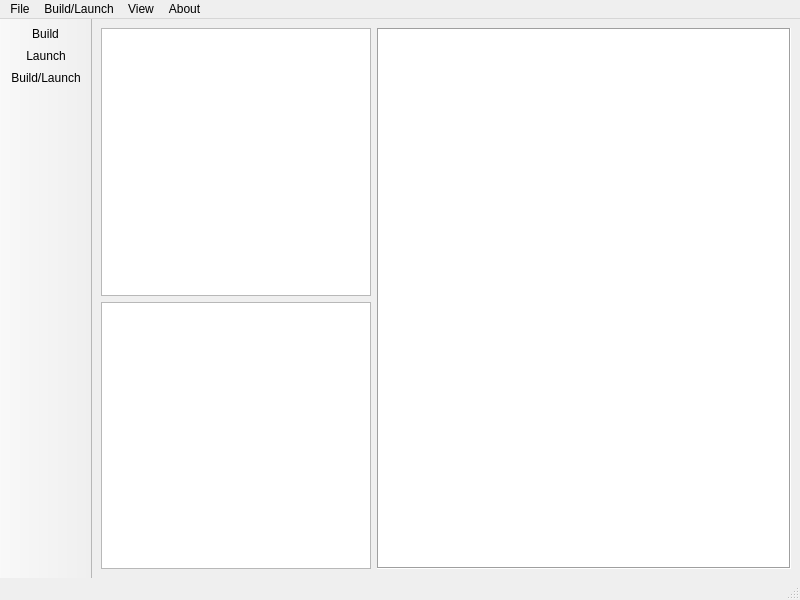
<?xml version="1.0" encoding="UTF-8"?>
<ui version="4.0">
 <class>MainWindow</class>
 <widget class="QMainWindow" name="MainWindow">
  <property name="geometry">
   <rect>
    <x>0</x>
    <y>0</y>
    <width>800</width>
    <height>600</height>
   </rect>
  </property>
  <property name="windowTitle">
   <string>MainWindow</string>
  </property>
  <widget class="QWidget" name="centralwidget">
   <layout class="QHBoxLayout" name="horizontalLayout">
    <item>
     <layout class="QVBoxLayout" name="verticalLayout">
      <property name="sizeConstraint">
       <enum>QLayout::SetDefaultConstraint</enum>
      </property>
      <item>
       <widget class="QTreeView" name="filesView">
        <property name="maximumSize">
         <size>
          <width>270</width>
          <height>16777215</height>
         </size>
        </property>
       </widget>
      </item>
      <item>
       <widget class="QListView" name="listView">
        <property name="maximumSize">
         <size>
          <width>270</width>
          <height>16777215</height>
         </size>
        </property>
       </widget>
      </item>
     </layout>
    </item>
    <item>
     <layout class="QVBoxLayout" name="verticalLayout_2">
      <item>
       <widget class="QTextEdit" name="codeEditor">
        <property name="font">
         <font>
          <pointsize>12</pointsize>
         </font>
        </property>
        <property name="frameShape">
         <enum>QFrame::Box</enum>
        </property>
       </widget>
      </item>
     </layout>
    </item>
   </layout>
  </widget>
  <widget class="QMenuBar" name="menubar">
   <property name="geometry">
    <rect>
     <x>0</x>
     <y>0</y>
     <width>800</width>
     <height>22</height>
    </rect>
   </property>
   <widget class="QMenu" name="menuFile">
    <property name="title">
     <string>File</string>
    </property>
    <addaction name="actionNew_file"/>
    <addaction name="actionOpen_file"/>
    <addaction name="actionOpen_folder"/>
    <addaction name="actionSave_file"/>
    <addaction name="actionSave_file_as"/>
    <addaction name="separator"/>
    <addaction name="actionQuit"/>
   </widget>
   <widget class="QMenu" name="menuBuild_Launch">
    <property name="title">
     <string>Build/Launch</string>
    </property>
    <addaction name="actionBuild"/>
    <addaction name="actionLaunch"/>
    <addaction name="actionBuild_and_launch"/>
   </widget>
   <widget class="QMenu" name="menuAbout">
    <property name="title">
     <string>About</string>
    </property>
    <addaction name="actionAbout"/>
    <addaction name="actionAbout_Qt"/>
   </widget>
   <widget class="QMenu" name="menuView">
    <property name="title">
     <string>View</string>
    </property>
    <addaction name="actionFiles_views"/>
   </widget>
   <addaction name="menuFile"/>
   <addaction name="menuBuild_Launch"/>
   <addaction name="menuView"/>
   <addaction name="menuAbout"/>
  </widget>
  <widget class="QStatusBar" name="statusbar"/>
  <widget class="QToolBar" name="toolBar">
   <property name="windowTitle">
    <string>toolBar</string>
   </property>
   <property name="movable">
    <bool>false</bool>
   </property>
   <property name="floatable">
    <bool>false</bool>
   </property>
   <attribute name="toolBarArea">
    <enum>LeftToolBarArea</enum>
   </attribute>
   <attribute name="toolBarBreak">
    <bool>false</bool>
   </attribute>
   <addaction name="actionBuild_2"/>
   <addaction name="actionLaunch_2"/>
   <addaction name="actionBuild_Launch"/>
  </widget>
  <action name="actionNew_file">
   <property name="text">
    <string>New file</string>
   </property>
  </action>
  <action name="actionOpen_file">
   <property name="text">
    <string>Open file</string>
   </property>
  </action>
  <action name="actionSave_file">
   <property name="text">
    <string>Save file</string>
   </property>
  </action>
  <action name="actionSave_file_as">
   <property name="text">
    <string>Save file as</string>
   </property>
  </action>
  <action name="actionQuit">
   <property name="text">
    <string>Quit</string>
   </property>
  </action>
  <action name="actionBuild">
   <property name="text">
    <string>Build</string>
   </property>
  </action>
  <action name="actionLaunch">
   <property name="text">
    <string>Launch</string>
   </property>
  </action>
  <action name="actionBuild_and_launch">
   <property name="text">
    <string>Build and launch</string>
   </property>
  </action>
  <action name="actionAbout">
   <property name="text">
    <string>About</string>
   </property>
  </action>
  <action name="actionAbout_Qt">
   <property name="text">
    <string>About Qt</string>
   </property>
  </action>
  <action name="actionBuild_2">
   <property name="text">
    <string>Build</string>
   </property>
  </action>
  <action name="actionLaunch_2">
   <property name="text">
    <string>Launch</string>
   </property>
  </action>
  <action name="actionBuild_Launch">
   <property name="text">
    <string>Build/Launch</string>
   </property>
  </action>
  <action name="actionFiles_views">
   <property name="checkable">
    <bool>true</bool>
   </property>
   <property name="text">
    <string>Files views</string>
   </property>
  </action>
  <action name="actionOpen_folder">
   <property name="text">
    <string>Open folder</string>
   </property>
  </action>
 </widget>
 <resources/>
 <connections/>
</ui>
